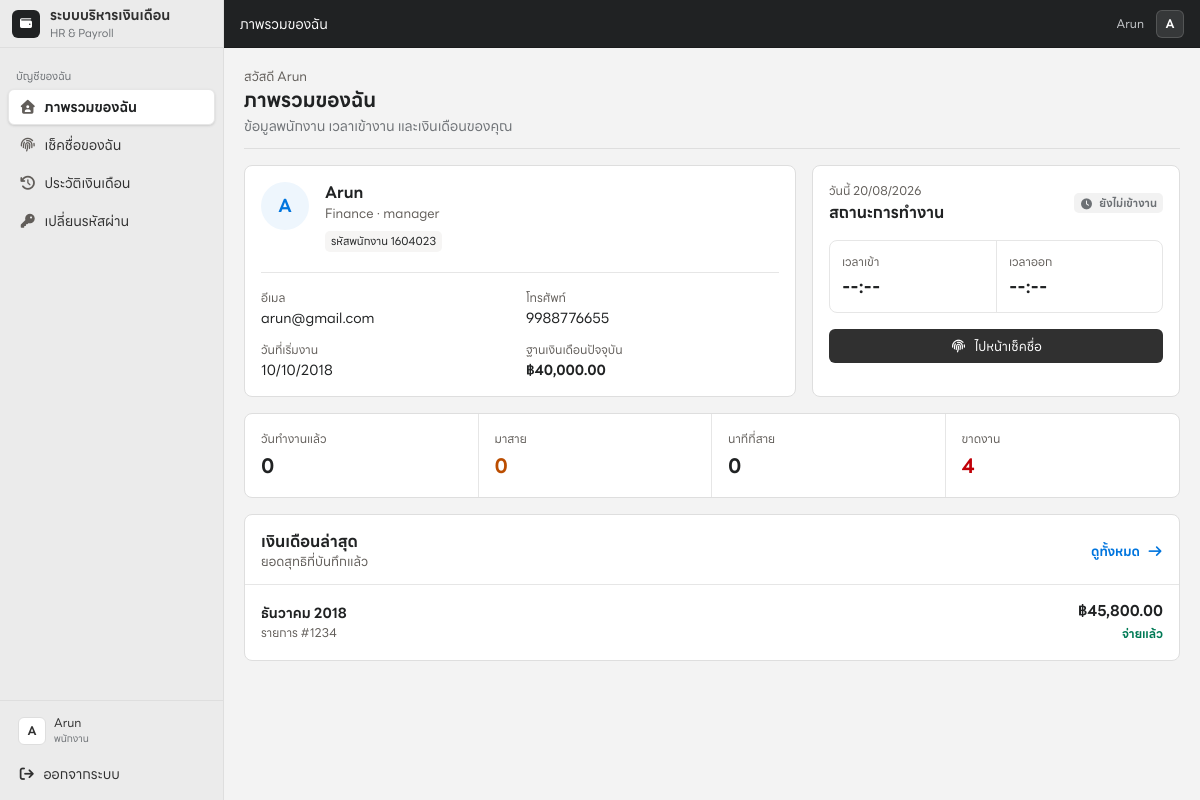
The app's page /me (signed in) with its own data.
### tables this page shows
CREATE TABLE IF NOT EXISTS `employee` (
  `Employee_id` int(11) NOT NULL,
  `Name` varchar(200) NOT NULL,
  `Address` varchar(200) NOT NULL,
  `Phone_no` varchar(15) DEFAULT NULL,
  `Email` varchar(50) DEFAULT NULL,
  `Start_date` date NOT NULL,
  `dob` date NOT NULL,
  `gender` varchar(15) NOT NULL,
  `loan` int(11) NOT NULL,
  `p_fund` int(11) NOT NULL,
  `jobtitle` varchar(50) NOT NULL,
  `Depart_id` int(11) NOT NULL,
  `managesDepart_id` int(11) DEFAULT NULL,
  `bank_accno` int(11) DEFAULT NULL,
  PRIMARY KEY (`Employee_id`),
  UNIQUE KEY `Phone_no` (`Phone_no`),
  UNIQUE KEY `Email` (`Email`),
  UNIQUE KEY `bank_accno` (`bank_accno`),
  KEY `employee_ibfk_1` (`Depart_id`),
  KEY `employee_ibfk_2` (`managesDepart_id`),
  KEY `employee_ibfk_3` (`jobtitle`),
  CONSTRAINT `employee_ibfk_1` FOREIGN KEY (`Depart_id`) REFERENCES `department` (`Depart_id`),
  CONSTRAINT `employee_ibfk_2` FOREIGN KEY (`managesDepart_id`) REFERENCES `department` (`Depart_id`),
  CONSTRAINT `employee_ibfk_3` FOREIGN KEY (`jobtitle`) REFERENCES `job` (`Job_Title`)
);

CREATE TABLE IF NOT EXISTS `department` (
  `Depart_id` int(11) NOT NULL,
  `Depart_name` varchar(45) DEFAULT NULL,
  PRIMARY KEY (`Depart_id`),
  UNIQUE KEY `Depart_name` (`Depart_name`)
);

CREATE TABLE IF NOT EXISTS `payment` (
  `pay_no` int(11) DEFAULT NULL,
  `emp_id` int(11) NOT NULL,
  `year` int(11) NOT NULL,
  `month` varchar(50) NOT NULL,
  `absence` int(11) NOT NULL,
  `loan_cut` float NOT NULL,
  `pfund_cut` float NOT NULL,
  `overtime` float NOT NULL,
  `season_bonus` float NOT NULL,
  `other_bonus` float NOT NULL,
  `medi_allow` float NOT NULL,
  `house_allow` float NOT NULL,
  `total_pay` float NOT NULL,
  PRIMARY KEY (`emp_id`,`year`,`month`),
  UNIQUE KEY `pay_no` (`pay_no`),
  CONSTRAINT `payment_ibfk_1` FOREIGN KEY (`emp_id`) REFERENCES `employee` (`Employee_id`)
);

### pages/me.php (the view, shortened to what the rows shown need)
<?php
require_once __DIR__ . '/../lib/db.php';
require_once __DIR__ . '/../lib/attendance.php';
$employeeId = authEmployeeId();
$employeeStmt = mysqli_prepare($connection, "SELECT e.*, d.Depart_name,
                                              (SELECT es.salary_amount FROM employee_salaries es WHERE es.employee_id=e.Employee_id AND es.effective_from<=CURRENT_DATE ORDER BY es.effective_from DESC,es.id DESC LIMIT 1) AS basic_salary
                                              FROM employee e
                                              LEFT JOIN department d ON d.Depart_id=e.Depart_id
                                              WHERE e.Employee_id=? LIMIT 1");
mysqli_stmt_bind_param($employeeStmt, 'i', $employeeId);
mysqli_stmt_execute($employeeStmt);
$employee = mysqli_fetch_assoc(mysqli_stmt_get_result($employeeStmt));
$settings = getAttendanceSettings($connection);
$now = attendanceNow($settings);
$todayAttendance = attendanceFindToday($connection, (int) $employeeId, $now->format('Y-m-d'));
$monthKey = strtolower($now->format('F'));
$metrics = attendancePeriodMetrics($connection, (int) $employeeId, (int) $now->format('Y'), $monthKey);
$status = attendanceStatusMeta($todayAttendance);
$paymentStmt = mysqli_prepare($connection, "SELECT p.pay_no, p.year, LOWER(p.month) AS month,
                                                   COALESCE(s.net_salary,p.total_pay) AS net_salary
                                            FROM payment p LEFT JOIN payment_snapshots s ON s.pay_no=p.pay_no
                                            WHERE p.emp_id=? ORDER BY p.year DESC,
                                            FIELD(LOWER(p.month),'december','november','october','september','august','july','june','may','april','march','february','january') ASC,
                                            p.pay_no DESC LIMIT 3");
mysqli_stmt_bind_param($paymentStmt, 'i', $employeeId);
mysqli_stmt_execute($paymentStmt);
$recentPayments = mysqli_fetch_all(mysqli_stmt_get_result($paymentStmt), MYSQLI_ASSOC);
$thaiMonths = attendanceMonthNames();
$escape = static fn($value): string => htmlspecialchars((string) $value, ENT_QUOTES, 'UTF-8');
?>
<div class="w-full space-y-4">
    <header class="border-b border-[#dedede] pb-3"><p class="text-[13px] text-[#615d59]">สวัสดี <?= $escape($employee['Name']) ?></p><h1 class="text-xl font-semibold text-[#202223]">ภาพรวมของฉัน</h1><p class="mt-0.5 text-sm text-[#6d7175]">ข้อมูลพนักงาน เวลาเข้างาน และเงินเดือนของคุณ</p></header>
    <section class="grid gap-4 lg:grid-cols-[1.2fr_.8fr]">
        <article class="rounded-lg border border-[#dedede] bg-white p-4 sm:p-5">
            <div class="flex items-start gap-4"><span class="flex h-12 w-12 shrink-0 items-center justify-center rounded-full bg-[#eef6fd] text-lg font-bold text-[#0075de]"><?= $escape(mb_substr($employee['Name'], 0, 1, 'UTF-8')) ?></span><div class="min-w-0"><h2 class="truncate text-[18px] font-bold"><?= $escape($employee['Name']) ?></h2><p class="text-[13px] text-[#615d59]"><?= $escape($employee['Depart_name'] ?: 'ไม่ระบุแผนก') ?> · <?= $escape($employee['jobtitle']) ?></p><span class="mt-2 inline-flex rounded-full bg-[#f6f5f4] px-2.5 py-1 text-[12px]">รหัสพนักงาน <?= $escape($employee['Employee_id']) ?></span></div></div>
            <dl class="mt-5 grid grid-cols-1 gap-3 border-t border-[#e6e6e6] pt-4 text-[14px] sm:grid-cols-2"><div><dt class="text-[12px] text-[#615d59]">อีเมล</dt><dd class="mt-0.5 break-all font-medium"><?= $escape($employee['Email'] ?: 'ไม่ได้ระบุ') ?></dd></div><div><dt class="text-[12px] text-[#615d59]">โทรศัพท์</dt><dd class="mt-0.5 font-medium"><?= $escape($employee['Phone_no'] ?: 'ไม่ได้ระบุ') ?></dd></div><div><dt class="text-[12px] text-[#615d59]">วันที่เริ่มงาน</dt><dd class="mt-0.5 font-medium"><?= $escape(date('d/m/Y', strtotime($employee['Start_date']))) ?></dd></div><div><dt class="text-[12px] text-[#615d59]">ฐานเงินเดือนปัจจุบัน</dt><dd class="mt-0.5 font-bold"><?= $employee['basic_salary'] !== null ? '฿'.number_format((float)$employee['basic_salary'],2) : 'ยังไม่กำหนด' ?></dd></div></dl>
        </article>
        <article class="rounded-lg border border-[#dedede] bg-white p-4 sm:p-5">
            <div class="flex items-center justify-between gap-3"><div><p class="text-[12px] text-[#615d59]">วันนี้ <?= $escape($now->format('d/m/Y')) ?></p><h2 class="mt-0.5 font-bold">สถานะการทำงาน</h2></div><span class="inline-flex items-center gap-1.5 rounded-full px-2.5 py-1 text-[12px] font-semibold <?= $status['class'] ?>"><i class="fa-solid <?= $status['icon'] ?>"></i><?= $status['label'] ?></span></div>
            <div class="mt-4 grid grid-cols-2 overflow-hidden rounded-[8px] border border-[#e6e6e6]"><div class="p-3"><p class="text-[12px] text-[#615d59]">เวลาเข้า</p><p class="mt-1 text-[18px] font-bold"><?= $todayAttendance ? date('H:i', strtotime($todayAttendance['check_in_at'])) : '--:--' ?></p></div><div class="border-l border-[#e6e6e6] p-3"><p class="text-[12px] text-[#615d59]">เวลาออก</p><p class="mt-1 text-[18px] font-bold"><?= !empty($todayAttendance['check_out_at']) ? date('H:i', strtotime($todayAttendance['check_out_at'])) : '--:--' ?></p></div></div>
            <a href="/me/attendance" class="mt-4 flex min-h-11 items-center justify-center rounded-[8px] bg-[#0075de] px-4 font-semibold text-white hover:bg-[#005bab]"><i class="fa-solid fa-fingerprint mr-2"></i>ไปหน้าเช็คชื่อ</a>
        </article>
    </section>
    <section class="grid grid-cols-2 overflow-hidden rounded-lg border border-[#dedede] bg-white sm:grid-cols-4" aria-label="สรุปการเข้างานเดือนนี้">
        <div class="p-4 sm:border-r sm:border-[#e6e6e6]"><p class="text-[12px] text-[#615d59]">วันทำงานแล้ว</p><p class="mt-1 text-[22px] font-bold"><?= (int) $metrics['attendance_days'] ?></p></div><div class="border-l border-[#e6e6e6] p-4 sm:border-l-0 sm:border-r"><p class="text-[12px] text-[#615d59]">มาสาย</p><p class="mt-1 text-[22px] font-bold text-amber-700"><?= (int) $metrics['late_count'] ?></p></div><div class="border-t border-[#e6e6e6] p-4 sm:border-r sm:border-t-0"><p class="text-[12px] text-[#615d59]">นาทีที่สาย</p><p class="mt-1 text-[22px] font-bold"><?= (int) $metrics['late_minutes'] ?></p></div><div class="border-l border-t border-[#e6e6e6] p-4 sm:border-l-0 sm:border-t-0"><p class="text-[12px] text-[#615d59]">ขาดงาน</p><p class="mt-1 text-[22px] font-bold text-red-700"><?= (int) $metrics['absence_days'] ?></p></div>
    </section>
    <section class="overflow-hidden rounded-lg border border-[#dedede] bg-white">
        <header class="flex items-center justify-between gap-3 border-b border-[#e6e6e6] p-4"><div><h2 class="font-bold">เงินเดือนล่าสุด</h2><p class="text-[13px] text-[#615d59]">ยอดสุทธิที่บันทึกแล้ว</p></div><a href="/me/payhistory" class="text-[13px] font-semibold text-[#0075de]">ดูทั้งหมด <i class="fa-solid fa-arrow-right ml-1"></i></a></header>
        <?php if ($recentPayments): ?><div class="divide-y divide-[#e6e6e6]"><?php foreach ($recentPayments as $payment): ?><div class="flex items-center justify-between gap-3 p-4"><div><p class="font-bold"><?= $escape($thaiMonths[$payment['month']] ?? $payment['month']) ?> <?= $escape($payment['year']) ?></p><p class="text-[12px] text-[#615d59]">รายการ #<?= $escape($payment['pay_no']) ?></p></div><div class="text-right"><p class="text-[17px] font-bold">฿<?= number_format((float) $payment['net_salary'], 2) ?></p><span class="text-[12px] font-semibold text-emerald-700">จ่ายแล้ว</span></div></div><?php endforeach; ?></div><?php else: ?><div class="p-8 text-center text-[14px] text-[#615d59]"><i class="fa-solid fa-receipt mb-2 text-xl text-[#a39e98]"></i><p>ยังไม่มีประวัติการจ่ายเงินเดือน</p></div><?php endif; ?>
    </section>
</div>

### index.php (shortened to what the rows shown need)
<?php
require_once __DIR__ . '/lib/auth.php';
$routes = [
    '/'                     => __DIR__ . '/pages/home.php',
    '/login'                => __DIR__ . '/pages/login.php',
    '/logout'               => __DIR__ . '/pages/logout.php',
    '/department'           => __DIR__ . '/pages/department.php',
    '/department/add'       => __DIR__ . '/pages/department_add.php',
    '/department/delete'    => __DIR__ . '/pages/department_delete.php',
    '/employee'             => __DIR__ . '/pages/employee.php',
    '/employee/add'         => __DIR__ . '/pages/employee_add.php',
    '/employee/update'      => __DIR__ . '/pages/employee_update.php',
    '/employee/delete'      => __DIR__ . '/pages/employee_delete.php',
    '/employee/setsalary'   => __DIR__ . '/pages/employee_setsalary.php',
    '/employee/payment'     => __DIR__ . '/pages/employee_payment.php',
    '/employee/payslip'     => __DIR__ . '/pages/employee_payslip.php',
    '/employee/payhistory'  => __DIR__ . '/pages/employee_payhistory.php',
    '/employee/accounts'    => __DIR__ . '/pages/employee_accounts.php',
    '/attendance'           => __DIR__ . '/pages/attendance.php',
    '/attendance/calendar'  => __DIR__ . '/pages/attendance_calendar.php',
    '/attendance/history'   => __DIR__ . '/pages/attendance_history.php',
    '/settings/payroll'     => __DIR__ . '/pages/payroll_settings.php',
    '/settings/attendance'  => __DIR__ . '/pages/attendance_settings.php',
    '/settings/attendance/location' => __DIR__ . '/pages/attendance_location_settings.php',
    '/admin/accounts'       => __DIR__ . '/pages/admin_accounts.php',
    '/admin/accounts/delete'=> __DIR__ . '/pages/admin_accounts_delete.php',
    '/admin/password'       => __DIR__ . '/pages/admin_password.php',
    '/me'                   => __DIR__ . '/pages/me.php',
    '/me/attendance'        => __DIR__ . '/pages/me_attendance.php',
    '/me/payhistory'        => __DIR__ . '/pages/me_payhistory.php',
    '/me/password'          => __DIR__ . '/pages/me_password.php',
];
$path = parse_url($_SERVER['REQUEST_URI'], PHP_URL_PATH);
$path = rtrim($path, '/');
foreach ($routes as $route => $file) {
    if ($path === $route) {
        require $file;
        require __DIR__ . '/layouts/app.php';
        exit;
    }
}
require __DIR__ . '/layouts/app.php';

### records on screen
employee: Name "Arun", Name "A", Depart.Depart_name "Finance", jobtitle "manager", Employee_id "1604023", Email "arun@gmail.com", Phone_no "9988776655", Start_date "10/10/2018"
payment: month "ธันวาคม", year "2018", pay_no "1234", net_salary "45,800.00"

### other values on screen
$currentSection "บัญชีของฉัน"
$item['label'] "ภาพรวมของฉัน"
$item['label'] "เช็คชื่อของฉัน"
$item['label'] "ประวัติเงินเดือน"
$item['label'] "เปลี่ยนรหัสผ่าน"
$employee['basic_salary'] "40,000.00"
$escape($now->format('d/m/Y')) "20/08/2026"
$status['label'] "ยังไม่เข้างาน"
$metrics['attendance_days'] "0"
$metrics['late_count'] "0"
$metrics['late_minutes'] "0"
$metrics['absence_days'] "4"
